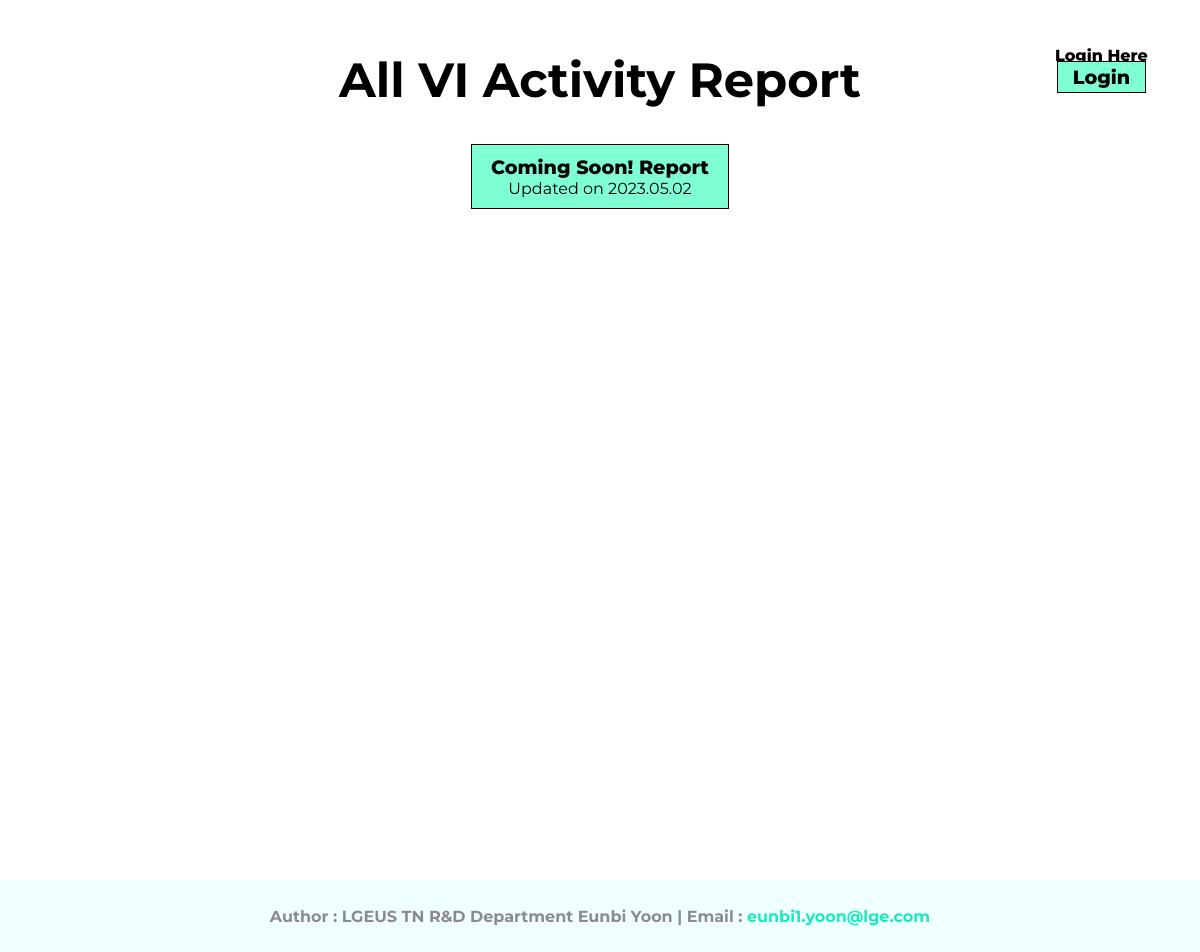
The app's page /vi-activity/ with its own data.
### report/models.py (models this page shows, shortened)
class Category(models.Model):
    title=models.CharField(max_length=255)
    slug=models.SlugField()
    class Meta:
        verbose_name_plural='  1) Categories'

class Post(models.Model):
    category=models.ForeignKey(Category, related_name='post_model', on_delete=models.CASCADE)
    slug=models.SlugField()
    author=models.ForeignKey(User, related_name='post_user',on_delete=models.CASCADE)
    title=models.CharField(max_length=255)
    date_added=models.DateTimeField(auto_now_add=True)
    class Meta:
        verbose_name_plural='  2) Posts'

### report/views.py (the view)
# urls.py: path('<slug:slug>/', categoryView, name='category_url'),
def categoryView(request, slug):
    category=Category.objects.get(slug=slug)
    context={
        'category_pair':category
    }
    return render(request,'category.html', context)

### templates/category.html (shortened to what this page needs)
{% extends 'base.html' %}
{% block name %}<div class="category-name">All {{ category_pair.title }} Report</div>{% endblock %}
{% block container %}
    <div class="category">
        {% for cat in category_pair.post_model.all %}
            <a href="{% url 'detail_url' cat.slug cat.id%}">
                <div class="category-detail">
                    <div class="title">{{ cat.title }} Report</div>
                    <div class="date">Updated on {{ cat.date_added|date:"Y.m.d" }}</div>
                </div>
            </a>
        {% endfor %}
    </div>
{% endblock %}

### statics/css/style3.css (style rules this page uses)
body { margin:auto; font-family: 'Montserrat'; overflow-y: scroll; min-height:100%; display: flex; flex-direction: column; }
.category { text-align: center; margin-top:30px; }
.category-name { text-align: center; font-size: 3rem; }
.category a { text-decoration:none; margin-top: 50px;; }
.category .category-detail { background-color:aquamarine; color:black; margin: auto; border:1px solid black; width:30%; margin:5px auto; padding:10px; font-size:1rem }
.category .category-detail .title { font-size: 1.2rem; font-weight: 800; }

### records on screen
Category: title "VI Activity"
Post: title "Coming Soon!", date_added "2023.05.02"
